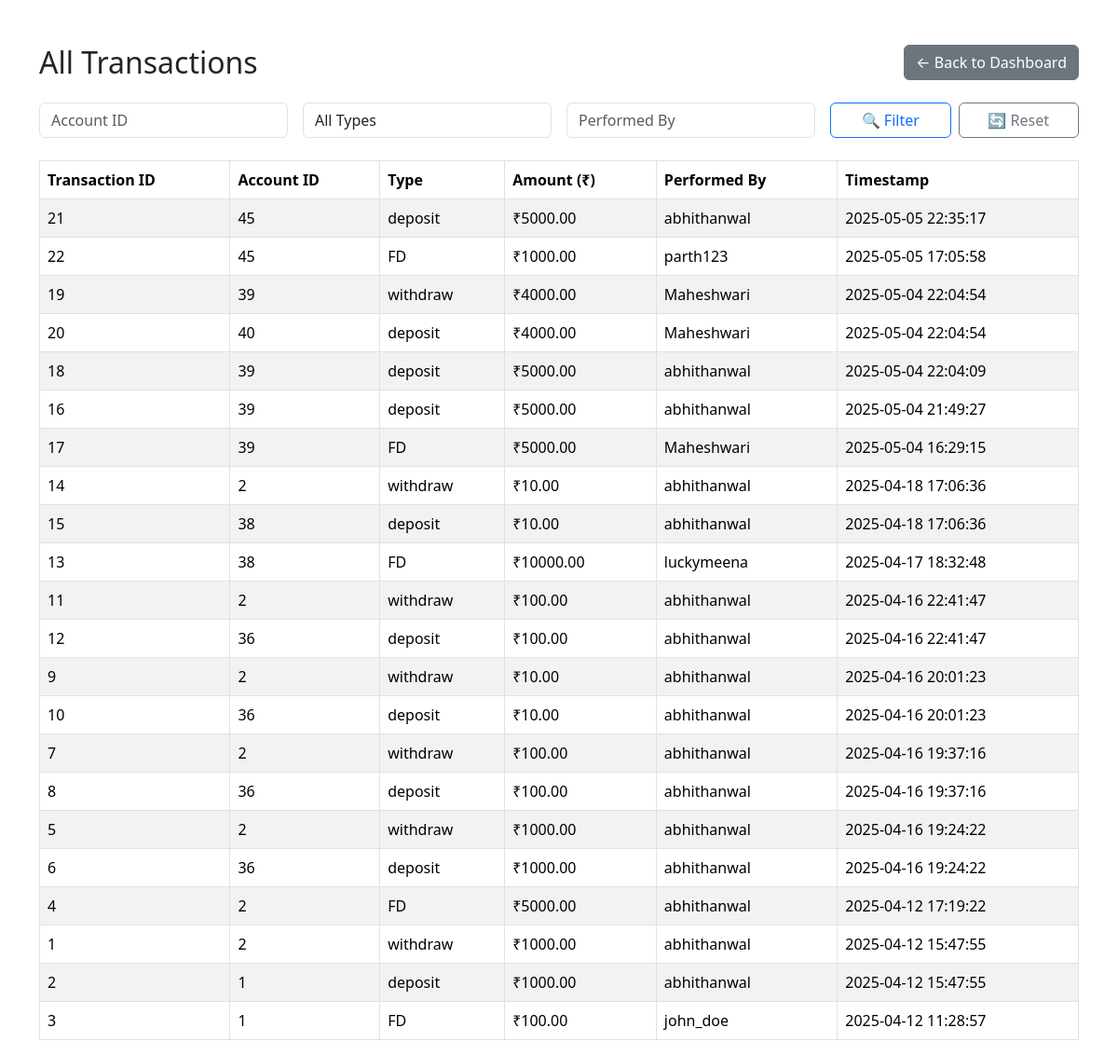
Page /view-transactions_clerk (signed in) on the committed database.
### tables this page shows
CREATE TABLE transactions (
        transaction_id INTEGER PRIMARY KEY AUTOINCREMENT,
        account_id INTEGER NOT NULL,
        type TEXT CHECK(type IN ('deposit', 'withdraw', 'transfer', 'FD', 'loan')) NOT NULL,
        amount REAL NOT NULL,
        performed_by TEXT NOT NULL,
        timestamp TEXT DEFAULT CURRENT_TIMESTAMP,
        FOREIGN KEY (account_id) REFERENCES accounts(account_id)
    );

### admin_site/app.py (the view)
@app.route('/view-transactions_clerk')
def view_transactions_clerk():
    if 'admin_id' not in session or session.get('admin_role') not in ['manager', 'clerk']:
        flash("Unauthorized access.", "danger")
        return redirect(url_for('login'))
    account_id = request.args.get('account_id', '').strip()
    txn_type = request.args.get('type', '').strip().lower()
    performed_by = request.args.get('performed_by', '').strip()
    query = """
        SELECT transaction_id, account_id, type, amount, performed_by, timestamp
        FROM transactions
        WHERE 1=1
    """
    params = []
    if account_id:
        query += " AND account_id = ?"
        params.append(account_id)
    if txn_type:
        query += " AND type = ?"
        params.append(txn_type)
    if performed_by:
        query += " AND performed_by LIKE ?"
        params.append(f"%{performed_by}%")
    query += " ORDER BY timestamp DESC"
    conn = get_db_connection()
    cursor = conn.cursor()
    cursor.execute(query, params)
    transactions = cursor.fetchall()
    conn.close()
    return render_template('view_transactions_clerk.html', transactions=transactions)

### admin_site/app.py (called while the page is built)
def get_db_connection():
    conn = sqlite3.connect(DB_PATH)
    conn.row_factory = sqlite3.Row  # This allows accessing rows by column name
    return conn

### admin_site/templates/view_transactions_clerk.html (shortened to what this page needs)
<!DOCTYPE html>
<html lang="en">
<head>
    <link href="https://cdn.jsdelivr.net/npm/bootstrap@5.3.3/dist/css/bootstrap.min.css" rel="stylesheet">
</head>
<body>
<div class="container mt-5">
    <div class="d-flex justify-content-between align-items-center mb-4">
        <h2 class="mb-0">All Transactions</h2>
        <div class="d-flex gap-2">
          <a href="/clerk-dashboard" class="btn btn-secondary">← Back to Dashboard</a>
        </div>
      </div>
    <form class="row g-3 mb-4" method="get" action="{{ url_for('view_transactions_clerk') }}">
        <div class="col-md-3">
            <input type="text" class="form-control" name="account_id" placeholder="Account ID"
                   value="{{ request.args.get('account_id', '') }}">
        </div>
        <div class="col-md-3">
            <select class="form-control" name="type">
                <option value="">All Types</option>
            </select>
        </div>
        <div class="col-md-3">
            <input type="text" class="form-control" name="performed_by" placeholder="Performed By"
                   value="{{ request.args.get('performed_by', '') }}">
        </div>
        <div class="col-md-3 d-flex">
            <button type="submit" class="btn btn-outline-primary w-100 me-2">🔍 Filter</button>
            <a href="{{ url_for('view_transactions_clerk') }}" class="btn btn-outline-secondary w-100">🔄 Reset</a>
        </div>
    </form>
    {% if transactions %}
        <table class="table table-bordered table-striped">
            <thead>
            <tr>
                <th>Transaction ID</th>
                <th>Account ID</th>
                <th>Type</th>
                <th>Amount (₹)</th>
                <th>Performed By</th>
                <th>Timestamp</th>
            </tr>
            </thead>
            <tbody>
            {% for transaction in transactions %}
                <tr>
                    <td>{{ transaction['transaction_id'] }}</td>
                    <td>{{ transaction['account_id'] }}</td>
                    <td>{{ transaction['type'] }}</td>
                    <td>₹{{ '%.2f'|format(transaction['amount']) }}</td>
                    <td>{{ transaction['performed_by'] }}</td>
                    <td>{{ transaction['timestamp'] }}</td>
                </tr>
            {% endfor %}
            </tbody>
        </table>
    {% else %}
        <p>No transactions found in the system.</p>
    {% endif %}
</div>
</body>
</html>

### rows in the picture
transactions: amount "5000.00"
transactions: amount "1000.00"
transactions: amount "4000.00"
transactions: amount "4000.00"
transactions: amount "5000.00"
transactions: amount "5000.00"
transactions: amount "5000.00"
transactions: amount "10.00"
transactions: amount "10.00"
transactions: amount "10000.00"
transactions: amount "100.00"
transactions: amount "100.00"
transactions: amount "10.00"
transactions: amount "10.00"
transactions: amount "100.00"
transactions: amount "100.00"
transactions: amount "1000.00"
transactions: amount "1000.00"
transactions: amount "5000.00"
transactions: amount "1000.00"
transactions: amount "1000.00"
transactions: amount "100.00"
